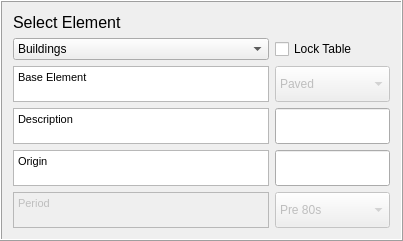
    <widget class="QFrame" name="frame1">
     <property name="maximumSize">
      <size>
       <width>16777215</width>
       <height>240</height>
      </size>
     </property>
     <property name="frameShape">
      <enum>QFrame::Box</enum>
     </property>
     <property name="frameShadow">
      <enum>QFrame::Raised</enum>
     </property>
     <layout class="QGridLayout" name="gridLayout_2">
      <item row="0" column="0">
       <widget class="QLabel" name="label_42">
        <property name="text">
         <string>&lt;!DOCTYPE HTML PUBLIC &quot;-//W3C//DTD HTML 4.0//EN&quot; &quot;http://www.w3.org/TR/REC-html40/strict.dtd&quot;&gt;
&lt;html&gt;&lt;head&gt;&lt;meta name=&quot;qrichtext&quot; content=&quot;1&quot; /&gt;&lt;style type=&quot;text/css&quot;&gt;
p, li { white-space: pre-wrap; }
&lt;/style&gt;&lt;/head&gt;&lt;body style=&quot; font-family:'MS Shell Dlg 2'; font-size:8pt; font-weight:400; font-style:normal;&quot;&gt;
&lt;p style=&quot; margin-top:0px; margin-bottom:0px; margin-left:0px; margin-right:0px; -qt-block-indent:0; text-indent:0px;&quot;&gt;&lt;span style=&quot; font-size:12pt;&quot;&gt;Select Element&lt;/span&gt;&lt;/p&gt;&lt;/body&gt;&lt;/html&gt;</string>
        </property>
       </widget>
      </item>
      <item row="1" column="0">
       <widget class="QComboBox" name="comboBoxSurface">
        <property name="sizePolicy">
         <sizepolicy hsizetype="Preferred" vsizetype="Preferred">
          <horstretch>0</horstretch>
          <verstretch>0</verstretch>
         </sizepolicy>
        </property>
        <property name="toolTip">
         <string/>
        </property>
        <item>
         <property name="text">
          <string>Buildings</string>
         </property>
        </item>
        <item>
         <property name="text">
          <string>Paved</string>
         </property>
        </item>
        <item>
         <property name="text">
          <string>Evergreen Tree</string>
         </property>
        </item>
        <item>
         <property name="text">
          <string>Decidous Tree</string>
         </property>
        </item>
        <item>
         <property name="text">
          <string>Grass</string>
         </property>
        </item>
        <item>
         <property name="text">
          <string>Bare Soil</string>
         </property>
        </item>
        <item>
         <property name="text">
          <string>Water</string>
         </property>
        </item>
       </widget>
      </item>
      <item row="1" column="1">
       <widget class="QCheckBox" name="checkBoxA">
        <property name="text">
         <string>Lock Table</string>
        </property>
       </widget>
      </item>
      <item row="2" column="0">
       <widget class="QTextBrowser" name="textBrowser_Surface">
        <property name="sizePolicy">
         <sizepolicy hsizetype="Expanding" vsizetype="Preferred">
          <horstretch>0</horstretch>
          <verstretch>0</verstretch>
         </sizepolicy>
        </property>
        <property name="maximumSize">
         <size>
          <width>16777215</width>
          <height>36</height>
         </size>
        </property>
        <property name="html">
         <string>&lt;!DOCTYPE HTML PUBLIC &quot;-//W3C//DTD HTML 4.0//EN&quot; &quot;http://www.w3.org/TR/REC-html40/strict.dtd&quot;&gt;
&lt;html&gt;&lt;head&gt;&lt;meta name=&quot;qrichtext&quot; content=&quot;1&quot; /&gt;&lt;style type=&quot;text/css&quot;&gt;
p, li { white-space: pre-wrap; }
&lt;/style&gt;&lt;/head&gt;&lt;body style=&quot; font-family:'MS Shell Dlg 2'; font-size:8.25pt; font-weight:400; font-style:normal;&quot;&gt;
&lt;p style=&quot; margin-top:0px; margin-bottom:0px; margin-left:0px; margin-right:0px; -qt-block-indent:0; text-indent:0px;&quot;&gt;&lt;span style=&quot; font-size:8pt;&quot;&gt;Base Element&lt;/span&gt;&lt;/p&gt;&lt;/body&gt;&lt;/html&gt;</string>
        </property>
       </widget>
      </item>
      <item row="2" column="1">
       <widget class="QComboBox" name="comboBoxBase">
        <property name="enabled">
         <bool>false</bool>
        </property>
        <property name="sizePolicy">
         <sizepolicy hsizetype="Expanding" vsizetype="Preferred">
          <horstretch>0</horstretch>
          <verstretch>0</verstretch>
         </sizepolicy>
        </property>
        <property name="maximumSize">
         <size>
          <width>16777215</width>
          <height>36</height>
         </size>
        </property>
        <property name="currentIndex">
         <number>0</number>
        </property>
        <item>
         <property name="text">
          <string>Paved</string>
         </property>
        </item>
        <item>
         <property name="text">
          <string>Building</string>
         </property>
        </item>
        <item>
         <property name="text">
          <string>Evergreen Tree</string>
         </property>
        </item>
        <item>
         <property name="text">
          <string>Decidous Tree</string>
         </property>
        </item>
        <item>
         <property name="text">
          <string>Grass</string>
         </property>
        </item>
        <item>
         <property name="text">
          <string>Bare Soil</string>
         </property>
        </item>
        <item>
         <property name="text">
          <string>Water</string>
         </property>
        </item>
       </widget>
      </item>
      <item row="3" column="0">
       <widget class="QTextBrowser" name="textBrowserDesc">
        <property name="sizePolicy">
         <sizepolicy hsizetype="Expanding" vsizetype="Preferred">
          <horstretch>0</horstretch>
          <verstretch>0</verstretch>
         </sizepolicy>
        </property>
        <property name="maximumSize">
         <size>
          <width>16777215</width>
          <height>36</height>
         </size>
        </property>
        <property name="html">
         <string>&lt;!DOCTYPE HTML PUBLIC &quot;-//W3C//DTD HTML 4.0//EN&quot; &quot;http://www.w3.org/TR/REC-html40/strict.dtd&quot;&gt;
&lt;html&gt;&lt;head&gt;&lt;meta name=&quot;qrichtext&quot; content=&quot;1&quot; /&gt;&lt;style type=&quot;text/css&quot;&gt;
p, li { white-space: pre-wrap; }
&lt;/style&gt;&lt;/head&gt;&lt;body style=&quot; font-family:'MS Shell Dlg 2'; font-size:8.25pt; font-weight:400; font-style:normal;&quot;&gt;
&lt;p style=&quot; margin-top:0px; margin-bottom:0px; margin-left:0px; margin-right:0px; -qt-block-indent:0; text-indent:0px;&quot;&gt;&lt;span style=&quot; font-size:8pt;&quot;&gt;Description&lt;/span&gt;&lt;/p&gt;&lt;/body&gt;&lt;/html&gt;</string>
        </property>
       </widget>
      </item>
      <item row="3" column="1">
       <widget class="QgsFilterLineEdit" name="textEditDesc">
        <property name="sizePolicy">
         <sizepolicy hsizetype="Expanding" vsizetype="Preferred">
          <horstretch>0</horstretch>
          <verstretch>0</verstretch>
         </sizepolicy>
        </property>
        <property name="maximumSize">
         <size>
          <width>16777215</width>
          <height>36</height>
         </size>
        </property>
        <property name="inputMethodHints">
         <set>Qt::ImhNone</set>
        </property>
        <property name="qgisRelation" stdset="0">
         <string notr="true"/>
        </property>
       </widget>
      </item>
      <item row="4" column="0">
       <widget class="QTextBrowser" name="textBrowserOrig">
        <property name="sizePolicy">
         <sizepolicy hsizetype="Expanding" vsizetype="Preferred">
          <horstretch>0</horstretch>
          <verstretch>0</verstretch>
         </sizepolicy>
        </property>
        <property name="maximumSize">
         <size>
          <width>16777215</width>
          <height>36</height>
         </size>
        </property>
        <property name="html">
         <string>&lt;!DOCTYPE HTML PUBLIC &quot;-//W3C//DTD HTML 4.0//EN&quot; &quot;http://www.w3.org/TR/REC-html40/strict.dtd&quot;&gt;
&lt;html&gt;&lt;head&gt;&lt;meta name=&quot;qrichtext&quot; content=&quot;1&quot; /&gt;&lt;style type=&quot;text/css&quot;&gt;
p, li { white-space: pre-wrap; }
&lt;/style&gt;&lt;/head&gt;&lt;body style=&quot; font-family:'MS Shell Dlg 2'; font-size:8.25pt; font-weight:400; font-style:normal;&quot;&gt;
&lt;p style=&quot; margin-top:0px; margin-bottom:0px; margin-left:0px; margin-right:0px; -qt-block-indent:0; text-indent:0px;&quot;&gt;&lt;span style=&quot; font-size:8pt;&quot;&gt;Origin&lt;/span&gt;&lt;/p&gt;&lt;/body&gt;&lt;/html&gt;</string>
        </property>
       </widget>
      </item>
      <item row="4" column="1">
       <widget class="QgsFilterLineEdit" name="textEditOrig">
        <property name="sizePolicy">
         <sizepolicy hsizetype="Expanding" vsizetype="Preferred">
          <horstretch>0</horstretch>
          <verstretch>0</verstretch>
         </sizepolicy>
        </property>
        <property name="maximumSize">
         <size>
          <width>16777215</width>
          <height>36</height>
         </size>
        </property>
        <property name="qgisRelation" stdset="0">
         <string notr="true"/>
        </property>
       </widget>
      </item>
      <item row="5" column="0">
       <widget class="QTextBrowser" name="textBrowserPeriod">
        <property name="enabled">
         <bool>false</bool>
        </property>
        <property name="sizePolicy">
         <sizepolicy hsizetype="Expanding" vsizetype="Preferred">
          <horstretch>0</horstretch>
          <verstretch>0</verstretch>
         </sizepolicy>
        </property>
        <property name="maximumSize">
         <size>
          <width>16777215</width>
          <height>36</height>
         </size>
        </property>
        <property name="html">
         <string>&lt;!DOCTYPE HTML PUBLIC &quot;-//W3C//DTD HTML 4.0//EN&quot; &quot;http://www.w3.org/TR/REC-html40/strict.dtd&quot;&gt;
&lt;html&gt;&lt;head&gt;&lt;meta name=&quot;qrichtext&quot; content=&quot;1&quot; /&gt;&lt;style type=&quot;text/css&quot;&gt;
p, li { white-space: pre-wrap; }
&lt;/style&gt;&lt;/head&gt;&lt;body style=&quot; font-family:'MS Shell Dlg 2'; font-size:8.25pt; font-weight:400; font-style:normal;&quot;&gt;
&lt;p style=&quot; margin-top:0px; margin-bottom:0px; margin-left:0px; margin-right:0px; -qt-block-indent:0; text-indent:0px;&quot;&gt;&lt;span style=&quot; font-size:8pt;&quot;&gt;Period&lt;/span&gt;&lt;/p&gt;&lt;/body&gt;&lt;/html&gt;</string>
        </property>
       </widget>
      </item>
      <item row="5" column="1">
       <widget class="QComboBox" name="comboBoxPeriod">
        <property name="enabled">
         <bool>false</bool>
        </property>
        <property name="sizePolicy">
         <sizepolicy hsizetype="Expanding" vsizetype="Preferred">
          <horstretch>0</horstretch>
          <verstretch>0</verstretch>
         </sizepolicy>
        </property>
        <property name="maximumSize">
         <size>
          <width>16777215</width>
          <height>36</height>
         </size>
        </property>
        <property name="currentIndex">
         <number>0</number>
        </property>
        <item>
         <property name="text">
          <string>Pre 80s</string>
         </property>
        </item>
        <item>
         <property name="text">
          <string>Post 80s</string>
         </property>
        </item>
        <item>
         <property name="text">
          <string>New</string>
         </property>
        </item>
       </widget>
      </item>
     </layout>
    </widget>
